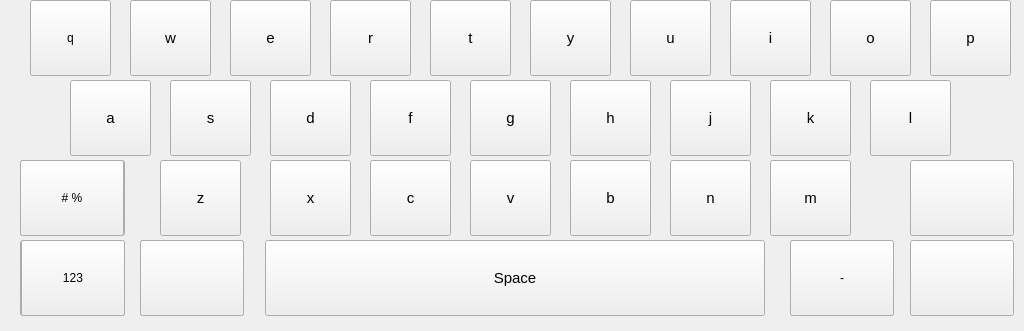
  <widget class="QFrame" name="DigitBtnFrame">
   <property name="geometry">
    <rect>
     <x>0</x>
     <y>105</y>
     <width>1024</width>
     <height>331</height>
    </rect>
   </property>
   <property name="frameShape">
    <enum>QFrame::NoFrame</enum>
   </property>
   <property name="frameShadow">
    <enum>QFrame::Raised</enum>
   </property>
   <widget class="QToolButton" name="btnS">
    <property name="geometry">
     <rect>
      <x>170</x>
      <y>80</y>
      <width>81</width>
      <height>76</height>
     </rect>
    </property>
    <property name="sizePolicy">
     <sizepolicy hsizetype="Expanding" vsizetype="Expanding">
      <horstretch>0</horstretch>
      <verstretch>0</verstretch>
     </sizepolicy>
    </property>
    <property name="font">
     <font>
      <family>Ubuntu</family>
      <pointsize>11</pointsize>
      <weight>50</weight>
      <italic>false</italic>
      <bold>false</bold>
     </font>
    </property>
    <property name="focusPolicy">
     <enum>Qt::NoFocus</enum>
    </property>
    <property name="accessibleName">
     <string>0x73</string>
    </property>
    <property name="text">
     <string>s</string>
    </property>
    <property name="autoRepeat">
     <bool>true</bool>
    </property>
   </widget>
   <widget class="QToolButton" name="btnB">
    <property name="geometry">
     <rect>
      <x>570</x>
      <y>160</y>
      <width>81</width>
      <height>76</height>
     </rect>
    </property>
    <property name="sizePolicy">
     <sizepolicy hsizetype="Expanding" vsizetype="Expanding">
      <horstretch>0</horstretch>
      <verstretch>0</verstretch>
     </sizepolicy>
    </property>
    <property name="font">
     <font>
      <family>Ubuntu</family>
      <pointsize>11</pointsize>
      <weight>50</weight>
      <italic>false</italic>
      <bold>false</bold>
     </font>
    </property>
    <property name="focusPolicy">
     <enum>Qt::NoFocus</enum>
    </property>
    <property name="accessibleName">
     <string>0x62</string>
    </property>
    <property name="text">
     <string>b</string>
    </property>
    <property name="autoRepeat">
     <bool>true</bool>
    </property>
   </widget>
   <widget class="QToolButton" name="btnH">
    <property name="geometry">
     <rect>
      <x>570</x>
      <y>80</y>
      <width>81</width>
      <height>76</height>
     </rect>
    </property>
    <property name="sizePolicy">
     <sizepolicy hsizetype="Expanding" vsizetype="Expanding">
      <horstretch>0</horstretch>
      <verstretch>0</verstretch>
     </sizepolicy>
    </property>
    <property name="font">
     <font>
      <family>Ubuntu</family>
      <pointsize>11</pointsize>
      <weight>50</weight>
      <italic>false</italic>
      <bold>false</bold>
     </font>
    </property>
    <property name="focusPolicy">
     <enum>Qt::NoFocus</enum>
    </property>
    <property name="accessibleName">
     <string>0x68</string>
    </property>
    <property name="text">
     <string>h</string>
    </property>
    <property name="autoRepeat">
     <bool>true</bool>
    </property>
   </widget>
   <widget class="QToolButton" name="btnJ">
    <property name="geometry">
     <rect>
      <x>670</x>
      <y>80</y>
      <width>81</width>
      <height>76</height>
     </rect>
    </property>
    <property name="sizePolicy">
     <sizepolicy hsizetype="Expanding" vsizetype="Expanding">
      <horstretch>0</horstretch>
      <verstretch>0</verstretch>
     </sizepolicy>
    </property>
    <property name="font">
     <font>
      <family>Ubuntu</family>
      <pointsize>11</pointsize>
      <weight>50</weight>
      <italic>false</italic>
      <bold>false</bold>
     </font>
    </property>
    <property name="focusPolicy">
     <enum>Qt::NoFocus</enum>
    </property>
    <property name="accessibleName">
     <string>0x6a</string>
    </property>
    <property name="text">
     <string>j</string>
    </property>
    <property name="autoRepeat">
     <bool>true</bool>
    </property>
   </widget>
   <widget class="QToolButton" name="btnD">
    <property name="geometry">
     <rect>
      <x>270</x>
      <y>80</y>
      <width>81</width>
      <height>76</height>
     </rect>
    </property>
    <property name="sizePolicy">
     <sizepolicy hsizetype="Expanding" vsizetype="Expanding">
      <horstretch>0</horstretch>
      <verstretch>0</verstretch>
     </sizepolicy>
    </property>
    <property name="font">
     <font>
      <family>Ubuntu</family>
      <pointsize>11</pointsize>
      <weight>50</weight>
      <italic>false</italic>
      <bold>false</bold>
     </font>
    </property>
    <property name="focusPolicy">
     <enum>Qt::NoFocus</enum>
    </property>
    <property name="accessibleName">
     <string>0x64</string>
    </property>
    <property name="text">
     <string>d</string>
    </property>
    <property name="autoRepeat">
     <bool>true</bool>
    </property>
   </widget>
   <widget class="QToolButton" name="btnZ">
    <property name="geometry">
     <rect>
      <x>160</x>
      <y>160</y>
      <width>81</width>
      <height>76</height>
     </rect>
    </property>
    <property name="sizePolicy">
     <sizepolicy hsizetype="Expanding" vsizetype="Expanding">
      <horstretch>0</horstretch>
      <verstretch>0</verstretch>
     </sizepolicy>
    </property>
    <property name="font">
     <font>
      <family>Ubuntu</family>
      <pointsize>11</pointsize>
      <weight>50</weight>
      <italic>false</italic>
      <bold>false</bold>
     </font>
    </property>
    <property name="focusPolicy">
     <enum>Qt::NoFocus</enum>
    </property>
    <property name="accessibleName">
     <string>0x7a</string>
    </property>
    <property name="text">
     <string>z</string>
    </property>
    <property name="autoRepeat">
     <bool>true</bool>
    </property>
   </widget>
   <widget class="QToolButton" name="btnX">
    <property name="geometry">
     <rect>
      <x>270</x>
      <y>160</y>
      <width>81</width>
      <height>76</height>
     </rect>
    </property>
    <property name="sizePolicy">
     <sizepolicy hsizetype="Expanding" vsizetype="Expanding">
      <horstretch>0</horstretch>
      <verstretch>0</verstretch>
     </sizepolicy>
    </property>
    <property name="font">
     <font>
      <family>Ubuntu</family>
      <pointsize>11</pointsize>
      <weight>50</weight>
      <italic>false</italic>
      <bold>false</bold>
     </font>
    </property>
    <property name="focusPolicy">
     <enum>Qt::NoFocus</enum>
    </property>
    <property name="accessibleName">
     <string>0x78</string>
    </property>
    <property name="text">
     <string>x</string>
    </property>
    <property name="autoRepeat">
     <bool>true</bool>
    </property>
   </widget>
   <widget class="QToolButton" name="btnF">
    <property name="geometry">
     <rect>
      <x>370</x>
      <y>80</y>
      <width>81</width>
      <height>76</height>
     </rect>
    </property>
    <property name="sizePolicy">
     <sizepolicy hsizetype="Expanding" vsizetype="Expanding">
      <horstretch>0</horstretch>
      <verstretch>0</verstretch>
     </sizepolicy>
    </property>
    <property name="font">
     <font>
      <family>Ubuntu</family>
      <pointsize>11</pointsize>
      <weight>50</weight>
      <italic>false</italic>
      <bold>false</bold>
     </font>
    </property>
    <property name="focusPolicy">
     <enum>Qt::NoFocus</enum>
    </property>
    <property name="accessibleName">
     <string>0x66</string>
    </property>
    <property name="text">
     <string>f</string>
    </property>
    <property name="autoRepeat">
     <bool>true</bool>
    </property>
   </widget>
   <widget class="QToolButton" name="btnM">
    <property name="enabled">
     <bool>true</bool>
    </property>
    <property name="geometry">
     <rect>
      <x>770</x>
      <y>160</y>
      <width>81</width>
      <height>76</height>
     </rect>
    </property>
    <property name="sizePolicy">
     <sizepolicy hsizetype="Expanding" vsizetype="Expanding">
      <horstretch>0</horstretch>
      <verstretch>0</verstretch>
     </sizepolicy>
    </property>
    <property name="font">
     <font>
      <family>Ubuntu</family>
      <pointsize>11</pointsize>
      <weight>50</weight>
      <italic>false</italic>
      <bold>false</bold>
     </font>
    </property>
    <property name="focusPolicy">
     <enum>Qt::NoFocus</enum>
    </property>
    <property name="accessibleName">
     <string>0x6d</string>
    </property>
    <property name="text">
     <string>m</string>
    </property>
    <property name="autoRepeat">
     <bool>true</bool>
    </property>
   </widget>
   <widget class="QToolButton" name="btn_space">
    <property name="geometry">
     <rect>
      <x>265</x>
      <y>240</y>
      <width>500</width>
      <height>76</height>
     </rect>
    </property>
    <property name="sizePolicy">
     <sizepolicy hsizetype="Expanding" vsizetype="Expanding">
      <horstretch>0</horstretch>
      <verstretch>0</verstretch>
     </sizepolicy>
    </property>
    <property name="minimumSize">
     <size>
      <width>80</width>
      <height>35</height>
     </size>
    </property>
    <property name="font">
     <font>
      <pointsize>11</pointsize>
     </font>
    </property>
    <property name="focusPolicy">
     <enum>Qt::NoFocus</enum>
    </property>
    <property name="accessibleName">
     <string>0x20</string>
    </property>
    <property name="text">
     <string>Space</string>
    </property>
   </widget>
   <widget class="QToolButton" name="btnK">
    <property name="geometry">
     <rect>
      <x>770</x>
      <y>80</y>
      <width>81</width>
      <height>76</height>
     </rect>
    </property>
    <property name="sizePolicy">
     <sizepolicy hsizetype="Expanding" vsizetype="Expanding">
      <horstretch>0</horstretch>
      <verstretch>0</verstretch>
     </sizepolicy>
    </property>
    <property name="font">
     <font>
      <family>Ubuntu</family>
      <pointsize>11</pointsize>
      <weight>50</weight>
      <italic>false</italic>
      <bold>false</bold>
     </font>
    </property>
    <property name="focusPolicy">
     <enum>Qt::NoFocus</enum>
    </property>
    <property name="accessibleName">
     <string>0x6b</string>
    </property>
    <property name="text">
     <string>k</string>
    </property>
    <property name="autoRepeat">
     <bool>true</bool>
    </property>
   </widget>
   <widget class="QToolButton" name="btnL">
    <property name="geometry">
     <rect>
      <x>870</x>
      <y>80</y>
      <width>81</width>
      <height>76</height>
     </rect>
    </property>
    <property name="sizePolicy">
     <sizepolicy hsizetype="Expanding" vsizetype="Expanding">
      <horstretch>0</horstretch>
      <verstretch>0</verstretch>
     </sizepolicy>
    </property>
    <property name="font">
     <font>
      <family>Ubuntu</family>
      <pointsize>11</pointsize>
      <weight>50</weight>
      <italic>false</italic>
      <bold>false</bold>
     </font>
    </property>
    <property name="focusPolicy">
     <enum>Qt::NoFocus</enum>
    </property>
    <property name="accessibleName">
     <string>0x6c</string>
    </property>
    <property name="text">
     <string>l</string>
    </property>
    <property name="autoRepeat">
     <bool>true</bool>
    </property>
   </widget>
   <widget class="QToolButton" name="btnV">
    <property name="geometry">
     <rect>
      <x>470</x>
      <y>160</y>
      <width>81</width>
      <height>76</height>
     </rect>
    </property>
    <property name="sizePolicy">
     <sizepolicy hsizetype="Expanding" vsizetype="Expanding">
      <horstretch>0</horstretch>
      <verstretch>0</verstretch>
     </sizepolicy>
    </property>
    <property name="font">
     <font>
      <family>Ubuntu</family>
      <pointsize>11</pointsize>
      <weight>50</weight>
      <italic>false</italic>
      <bold>false</bold>
     </font>
    </property>
    <property name="focusPolicy">
     <enum>Qt::NoFocus</enum>
    </property>
    <property name="accessibleName">
     <string>0x76</string>
    </property>
    <property name="text">
     <string>v</string>
    </property>
    <property name="autoRepeat">
     <bool>true</bool>
    </property>
   </widget>
   <widget class="QToolButton" name="btnC">
    <property name="geometry">
     <rect>
      <x>370</x>
      <y>160</y>
      <width>81</width>
      <height>76</height>
     </rect>
    </property>
    <property name="sizePolicy">
     <sizepolicy hsizetype="Expanding" vsizetype="Expanding">
      <horstretch>0</horstretch>
      <verstretch>0</verstretch>
     </sizepolicy>
    </property>
    <property name="font">
     <font>
      <family>Ubuntu</family>
      <pointsize>11</pointsize>
      <weight>50</weight>
      <italic>false</italic>
      <bold>false</bold>
     </font>
    </property>
    <property name="focusPolicy">
     <enum>Qt::NoFocus</enum>
    </property>
    <property name="accessibleName">
     <string>0x63</string>
    </property>
    <property name="text">
     <string>c</string>
    </property>
    <property name="autoRepeat">
     <bool>true</bool>
    </property>
   </widget>
   <widget class="QToolButton" name="btnN">
    <property name="geometry">
     <rect>
      <x>670</x>
      <y>160</y>
      <width>81</width>
      <height>76</height>
     </rect>
    </property>
    <property name="sizePolicy">
     <sizepolicy hsizetype="Expanding" vsizetype="Expanding">
      <horstretch>0</horstretch>
      <verstretch>0</verstretch>
     </sizepolicy>
    </property>
    <property name="font">
     <font>
      <family>Ubuntu</family>
      <pointsize>11</pointsize>
      <weight>50</weight>
      <italic>false</italic>
      <bold>false</bold>
     </font>
    </property>
    <property name="focusPolicy">
     <enum>Qt::NoFocus</enum>
    </property>
    <property name="accessibleName">
     <string>0x6e</string>
    </property>
    <property name="text">
     <string>n</string>
    </property>
    <property name="autoRepeat">
     <bool>true</bool>
    </property>
   </widget>
   <widget class="QToolButton" name="btnA">
    <property name="geometry">
     <rect>
      <x>70</x>
      <y>80</y>
      <width>81</width>
      <height>76</height>
     </rect>
    </property>
    <property name="sizePolicy">
     <sizepolicy hsizetype="Expanding" vsizetype="Expanding">
      <horstretch>0</horstretch>
      <verstretch>0</verstretch>
     </sizepolicy>
    </property>
    <property name="font">
     <font>
      <family>Ubuntu</family>
      <pointsize>11</pointsize>
      <weight>50</weight>
      <italic>false</italic>
      <bold>false</bold>
     </font>
    </property>
    <property name="focusPolicy">
     <enum>Qt::NoFocus</enum>
    </property>
    <property name="accessibleName">
     <string>0x61</string>
    </property>
    <property name="text">
     <string>a</string>
    </property>
    <property name="autoRepeat">
     <bool>true</bool>
    </property>
   </widget>
   <widget class="QToolButton" name="btnG">
    <property name="geometry">
     <rect>
      <x>470</x>
      <y>80</y>
      <width>81</width>
      <height>76</height>
     </rect>
    </property>
    <property name="sizePolicy">
     <sizepolicy hsizetype="Expanding" vsizetype="Expanding">
      <horstretch>0</horstretch>
      <verstretch>0</verstretch>
     </sizepolicy>
    </property>
    <property name="font">
     <font>
      <family>Ubuntu</family>
      <pointsize>11</pointsize>
      <weight>50</weight>
      <italic>false</italic>
      <bold>false</bold>
     </font>
    </property>
    <property name="focusPolicy">
     <enum>Qt::NoFocus</enum>
    </property>
    <property name="accessibleName">
     <string>0x67</string>
    </property>
    <property name="text">
     <string>g</string>
    </property>
    <property name="autoRepeat">
     <bool>true</bool>
    </property>
   </widget>
   <widget class="QToolButton" name="btnE">
    <property name="geometry">
     <rect>
      <x>230</x>
      <y>0</y>
      <width>81</width>
      <height>76</height>
     </rect>
    </property>
    <property name="sizePolicy">
     <sizepolicy hsizetype="Expanding" vsizetype="Expanding">
      <horstretch>0</horstretch>
      <verstretch>0</verstretch>
     </sizepolicy>
    </property>
    <property name="font">
     <font>
      <family>Ubuntu</family>
      <pointsize>11</pointsize>
      <weight>50</weight>
      <italic>false</italic>
      <bold>false</bold>
     </font>
    </property>
    <property name="focusPolicy">
     <enum>Qt::NoFocus</enum>
    </property>
    <property name="accessibleName">
     <string>0x65</string>
    </property>
    <property name="text">
     <string>e</string>
    </property>
    <property name="autoRepeat">
     <bool>true</bool>
    </property>
   </widget>
   <widget class="QToolButton" name="btnO">
    <property name="geometry">
     <rect>
      <x>830</x>
      <y>0</y>
      <width>81</width>
      <height>76</height>
     </rect>
    </property>
    <property name="sizePolicy">
     <sizepolicy hsizetype="Expanding" vsizetype="Expanding">
      <horstretch>0</horstretch>
      <verstretch>0</verstretch>
     </sizepolicy>
    </property>
    <property name="font">
     <font>
      <family>Ubuntu</family>
      <pointsize>11</pointsize>
      <weight>50</weight>
      <italic>false</italic>
      <bold>false</bold>
     </font>
    </property>
    <property name="focusPolicy">
     <enum>Qt::NoFocus</enum>
    </property>
    <property name="accessibleName">
     <string>0x6f</string>
    </property>
    <property name="text">
     <string>o</string>
    </property>
    <property name="autoRepeat">
     <bool>true</bool>
    </property>
   </widget>
   <widget class="QToolButton" name="btnW">
    <property name="geometry">
     <rect>
      <x>130</x>
      <y>0</y>
      <width>81</width>
      <height>76</height>
     </rect>
    </property>
    <property name="sizePolicy">
     <sizepolicy hsizetype="Expanding" vsizetype="Expanding">
      <horstretch>0</horstretch>
      <verstretch>0</verstretch>
     </sizepolicy>
    </property>
    <property name="font">
     <font>
      <family>Ubuntu</family>
      <pointsize>11</pointsize>
      <weight>50</weight>
      <italic>false</italic>
      <bold>false</bold>
     </font>
    </property>
    <property name="focusPolicy">
     <enum>Qt::NoFocus</enum>
    </property>
    <property name="accessibleName">
     <string>0x77</string>
    </property>
    <property name="text">
     <string>w</string>
    </property>
    <property name="autoRepeat">
     <bool>true</bool>
    </property>
   </widget>
   <widget class="QToolButton" name="btnP">
    <property name="geometry">
     <rect>
      <x>930</x>
      <y>0</y>
      <width>81</width>
      <height>76</height>
     </rect>
    </property>
    <property name="sizePolicy">
     <sizepolicy hsizetype="Expanding" vsizetype="Expanding">
      <horstretch>0</horstretch>
      <verstretch>0</verstretch>
     </sizepolicy>
    </property>
    <property name="font">
     <font>
      <family>Ubuntu</family>
      <pointsize>11</pointsize>
      <weight>50</weight>
      <italic>false</italic>
      <bold>false</bold>
     </font>
    </property>
    <property name="focusPolicy">
     <enum>Qt::NoFocus</enum>
    </property>
    <property name="accessibleName">
     <string>0x70</string>
    </property>
    <property name="text">
     <string>p</string>
    </property>
    <property name="autoRepeat">
     <bool>true</bool>
    </property>
   </widget>
   <widget class="QToolButton" name="btnI">
    <property name="geometry">
     <rect>
      <x>730</x>
      <y>0</y>
      <width>81</width>
      <height>76</height>
     </rect>
    </property>
    <property name="sizePolicy">
     <sizepolicy hsizetype="Expanding" vsizetype="Expanding">
      <horstretch>0</horstretch>
      <verstretch>0</verstretch>
     </sizepolicy>
    </property>
    <property name="font">
     <font>
      <family>Ubuntu</family>
      <pointsize>11</pointsize>
      <weight>50</weight>
      <italic>false</italic>
      <bold>false</bold>
     </font>
    </property>
    <property name="focusPolicy">
     <enum>Qt::NoFocus</enum>
    </property>
    <property name="accessibleName">
     <string>0x69</string>
    </property>
    <property name="text">
     <string>i</string>
    </property>
    <property name="autoRepeat">
     <bool>true</bool>
    </property>
   </widget>
   <widget class="QToolButton" name="btnR">
    <property name="geometry">
     <rect>
      <x>330</x>
      <y>0</y>
      <width>81</width>
      <height>76</height>
     </rect>
    </property>
    <property name="sizePolicy">
     <sizepolicy hsizetype="Expanding" vsizetype="Expanding">
      <horstretch>0</horstretch>
      <verstretch>0</verstretch>
     </sizepolicy>
    </property>
    <property name="font">
     <font>
      <family>Ubuntu</family>
      <pointsize>11</pointsize>
      <weight>50</weight>
      <italic>false</italic>
      <bold>false</bold>
     </font>
    </property>
    <property name="focusPolicy">
     <enum>Qt::NoFocus</enum>
    </property>
    <property name="accessibleName">
     <string>0x72</string>
    </property>
    <property name="text">
     <string>r</string>
    </property>
    <property name="autoRepeat">
     <bool>true</bool>
    </property>
   </widget>
   <widget class="QToolButton" name="btnT">
    <property name="geometry">
     <rect>
      <x>430</x>
      <y>0</y>
      <width>81</width>
      <height>76</height>
     </rect>
    </property>
    <property name="sizePolicy">
     <sizepolicy hsizetype="Expanding" vsizetype="Expanding">
      <horstretch>0</horstretch>
      <verstretch>0</verstretch>
     </sizepolicy>
    </property>
    <property name="font">
     <font>
      <family>Ubuntu</family>
      <pointsize>11</pointsize>
      <weight>50</weight>
      <italic>false</italic>
      <bold>false</bold>
     </font>
    </property>
    <property name="focusPolicy">
     <enum>Qt::NoFocus</enum>
    </property>
    <property name="accessibleName">
     <string>0x74</string>
    </property>
    <property name="text">
     <string>t</string>
    </property>
    <property name="autoRepeat">
     <bool>true</bool>
    </property>
   </widget>
   <widget class="QToolButton" name="btnY">
    <property name="geometry">
     <rect>
      <x>530</x>
      <y>0</y>
      <width>81</width>
      <height>76</height>
     </rect>
    </property>
    <property name="sizePolicy">
     <sizepolicy hsizetype="Expanding" vsizetype="Expanding">
      <horstretch>0</horstretch>
      <verstretch>0</verstretch>
     </sizepolicy>
    </property>
    <property name="font">
     <font>
      <family>Ubuntu</family>
      <pointsize>11</pointsize>
      <weight>50</weight>
      <italic>false</italic>
      <bold>false</bold>
     </font>
    </property>
    <property name="focusPolicy">
     <enum>Qt::NoFocus</enum>
    </property>
    <property name="accessibleName">
     <string>0x79</string>
    </property>
    <property name="text">
     <string>y</string>
    </property>
    <property name="autoRepeat">
     <bool>true</bool>
    </property>
   </widget>
   <widget class="QToolButton" name="btnU">
    <property name="geometry">
     <rect>
      <x>630</x>
      <y>0</y>
      <width>81</width>
      <height>76</height>
     </rect>
    </property>
    <property name="sizePolicy">
     <sizepolicy hsizetype="Expanding" vsizetype="Expanding">
      <horstretch>0</horstretch>
      <verstretch>0</verstretch>
     </sizepolicy>
    </property>
    <property name="font">
     <font>
      <family>Ubuntu</family>
      <pointsize>11</pointsize>
      <weight>50</weight>
      <italic>false</italic>
      <bold>false</bold>
     </font>
    </property>
    <property name="focusPolicy">
     <enum>Qt::NoFocus</enum>
    </property>
    <property name="accessibleName">
     <string>0x75</string>
    </property>
    <property name="text">
     <string>u</string>
    </property>
    <property name="autoRepeat">
     <bool>true</bool>
    </property>
   </widget>
   <widget class="QToolButton" name="btnQ">
    <property name="geometry">
     <rect>
      <x>30</x>
      <y>0</y>
      <width>81</width>
      <height>76</height>
     </rect>
    </property>
    <property name="sizePolicy">
     <sizepolicy hsizetype="Expanding" vsizetype="Expanding">
      <horstretch>0</horstretch>
      <verstretch>0</verstretch>
     </sizepolicy>
    </property>
    <property name="focusPolicy">
     <enum>Qt::NoFocus</enum>
    </property>
    <property name="accessibleName">
     <string>0x71</string>
    </property>
    <property name="text">
     <string>q</string>
    </property>
    <property name="autoRepeat">
     <bool>true</bool>
    </property>
   </widget>
   <widget class="QToolButton" name="btnCaps">
    <property name="geometry">
     <rect>
      <x>21</x>
      <y>160</y>
      <width>104</width>
      <height>76</height>
     </rect>
    </property>
    <property name="sizePolicy">
     <sizepolicy hsizetype="Expanding" vsizetype="Expanding">
      <horstretch>0</horstretch>
      <verstretch>0</verstretch>
     </sizepolicy>
    </property>
    <property name="font">
     <font>
      <pointsize>12</pointsize>
     </font>
    </property>
    <property name="focusPolicy">
     <enum>Qt::NoFocus</enum>
    </property>
    <property name="accessibleName">
     <string>0x01000024</string>
    </property>
    <property name="text">
     <string/>
    </property>
    <property name="checkable">
     <bool>true</bool>
    </property>
   </widget>
   <widget class="QToolButton" name="btn_sym3">
    <property name="geometry">
     <rect>
      <x>20</x>
      <y>160</y>
      <width>104</width>
      <height>76</height>
     </rect>
    </property>
    <property name="text">
     <string>+ =</string>
    </property>
   </widget>
   <widget class="QToolButton" name="btn_sym4">
    <property name="geometry">
     <rect>
      <x>20</x>
      <y>160</y>
      <width>104</width>
      <height>76</height>
     </rect>
    </property>
    <property name="text">
     <string># %</string>
    </property>
   </widget>
   <widget class="QToolButton" name="btnBackspace">
    <property name="geometry">
     <rect>
      <x>910</x>
      <y>160</y>
      <width>104</width>
      <height>76</height>
     </rect>
    </property>
    <property name="sizePolicy">
     <sizepolicy hsizetype="Expanding" vsizetype="Expanding">
      <horstretch>0</horstretch>
      <verstretch>0</verstretch>
     </sizepolicy>
    </property>
    <property name="font">
     <font>
      <family>Ubuntu</family>
      <pointsize>18</pointsize>
      <weight>50</weight>
      <italic>false</italic>
      <bold>false</bold>
     </font>
    </property>
    <property name="focusPolicy">
     <enum>Qt::NoFocus</enum>
    </property>
    <property name="accessibleName">
     <string>0x01000003</string>
    </property>
    <property name="text">
     <string/>
    </property>
    <property name="autoRepeat">
     <bool>true</bool>
    </property>
   </widget>
   <widget class="QToolButton" name="btn_sym2">
    <property name="geometry">
     <rect>
      <x>20</x>
      <y>240</y>
      <width>104</width>
      <height>76</height>
     </rect>
    </property>
    <property name="sizePolicy">
     <sizepolicy hsizetype="Expanding" vsizetype="Expanding">
      <horstretch>0</horstretch>
      <verstretch>0</verstretch>
     </sizepolicy>
    </property>
    <property name="font">
     <font>
      <family>Ubuntu</family>
      <pointsize>11</pointsize>
      <weight>50</weight>
      <italic>false</italic>
      <bold>false</bold>
     </font>
    </property>
    <property name="focusPolicy">
     <enum>Qt::NoFocus</enum>
    </property>
    <property name="accessibleName">
     <string>0x01000020</string>
    </property>
    <property name="text">
     <string>123</string>
    </property>
    <property name="checkable">
     <bool>true</bool>
    </property>
   </widget>
   <widget class="QToolButton" name="btnchangeENGLISH">
    <property name="geometry">
     <rect>
      <x>140</x>
      <y>240</y>
      <width>104</width>
      <height>76</height>
     </rect>
    </property>
    <property name="sizePolicy">
     <sizepolicy hsizetype="Expanding" vsizetype="Expanding">
      <horstretch>0</horstretch>
      <verstretch>0</verstretch>
     </sizepolicy>
    </property>
    <property name="font">
     <font>
      <family>Ubuntu</family>
      <pointsize>11</pointsize>
      <weight>50</weight>
      <italic>false</italic>
      <bold>false</bold>
     </font>
    </property>
    <property name="focusPolicy">
     <enum>Qt::NoFocus</enum>
    </property>
    <property name="accessibleName">
     <string>0x01000020</string>
    </property>
    <property name="layoutDirection">
     <enum>Qt::LeftToRight</enum>
    </property>
    <property name="text">
     <string/>
    </property>
    <property name="autoRepeat">
     <bool>true</bool>
    </property>
   </widget>
   <widget class="QToolButton" name="btnchangeCHINESE">
    <property name="geometry">
     <rect>
      <x>140</x>
      <y>240</y>
      <width>104</width>
      <height>76</height>
     </rect>
    </property>
    <property name="sizePolicy">
     <sizepolicy hsizetype="Expanding" vsizetype="Expanding">
      <horstretch>0</horstretch>
      <verstretch>0</verstretch>
     </sizepolicy>
    </property>
    <property name="font">
     <font>
      <family>Ubuntu</family>
      <pointsize>11</pointsize>
      <weight>50</weight>
      <italic>false</italic>
      <bold>false</bold>
     </font>
    </property>
    <property name="focusPolicy">
     <enum>Qt::NoFocus</enum>
    </property>
    <property name="accessibleName">
     <string>0x01000020</string>
    </property>
    <property name="layoutDirection">
     <enum>Qt::LeftToRight</enum>
    </property>
    <property name="text">
     <string/>
    </property>
    <property name="autoRepeat">
     <bool>true</bool>
    </property>
   </widget>
   <widget class="QToolButton" name="btn_sym1">
    <property name="geometry">
     <rect>
      <x>21</x>
      <y>240</y>
      <width>104</width>
      <height>76</height>
     </rect>
    </property>
    <property name="sizePolicy">
     <sizepolicy hsizetype="Expanding" vsizetype="Expanding">
      <horstretch>0</horstretch>
      <verstretch>0</verstretch>
     </sizepolicy>
    </property>
    <property name="font">
     <font>
      <family>Ubuntu</family>
      <pointsize>11</pointsize>
      <weight>50</weight>
      <italic>false</italic>
      <bold>false</bold>
     </font>
    </property>
    <property name="focusPolicy">
     <enum>Qt::NoFocus</enum>
    </property>
    <property name="accessibleName">
     <string>0x01000020</string>
    </property>
    <property name="text">
     <string>123</string>
    </property>
    <property name="checkable">
     <bool>true</bool>
    </property>
    <property name="autoRepeat">
     <bool>false</bool>
    </property>
   </widget>
   <widget class="QToolButton" name="toolbiaodian">
    <property name="geometry">
     <rect>
      <x>21</x>
      <y>240</y>
      <width>104</width>
      <height>76</height>
     </rect>
    </property>
    <property name="text">
     <string>123</string>
    </property>
   </widget>
   <widget class="QToolButton" name="btncomma">
    <property name="geometry">
     <rect>
      <x>790</x>
      <y>240</y>
      <width>104</width>
      <height>76</height>
     </rect>
    </property>
    <property name="sizePolicy">
     <sizepolicy hsizetype="Expanding" vsizetype="Expanding">
      <horstretch>0</horstretch>
      <verstretch>0</verstretch>
     </sizepolicy>
    </property>
    <property name="font">
     <font>
      <family>Ubuntu</family>
      <pointsize>11</pointsize>
      <weight>50</weight>
      <italic>false</italic>
      <bold>false</bold>
     </font>
    </property>
    <property name="focusPolicy">
     <enum>Qt::NoFocus</enum>
    </property>
    <property name="accessibleName">
     <string>0x2e</string>
    </property>
    <property name="layoutDirection">
     <enum>Qt::LeftToRight</enum>
    </property>
    <property name="text">
     <string>-</string>
    </property>
    <property name="autoRepeat">
     <bool>true</bool>
    </property>
   </widget>
   <widget class="QToolButton" name="btnPeriod">
    <property name="geometry">
     <rect>
      <x>790</x>
      <y>240</y>
      <width>104</width>
      <height>76</height>
     </rect>
    </property>
    <property name="text">
     <string>-</string>
    </property>
   </widget>
   <widget class="QToolButton" name="btnEnter">
    <property name="geometry">
     <rect>
      <x>910</x>
      <y>240</y>
      <width>104</width>
      <height>76</height>
     </rect>
    </property>
    <property name="sizePolicy">
     <sizepolicy hsizetype="Expanding" vsizetype="Expanding">
      <horstretch>0</horstretch>
      <verstretch>0</verstretch>
     </sizepolicy>
    </property>
    <property name="font">
     <font>
      <pointsize>12</pointsize>
     </font>
    </property>
    <property name="focusPolicy">
     <enum>Qt::NoFocus</enum>
    </property>
    <property name="accessibleName">
     <string>0x01000005</string>
    </property>
    <property name="text">
     <string/>
    </property>
    <property name="checkable">
     <bool>false</bool>
    </property>
    <property name="autoRepeat">
     <bool>false</bool>
    </property>
   </widget>
  </widget>
